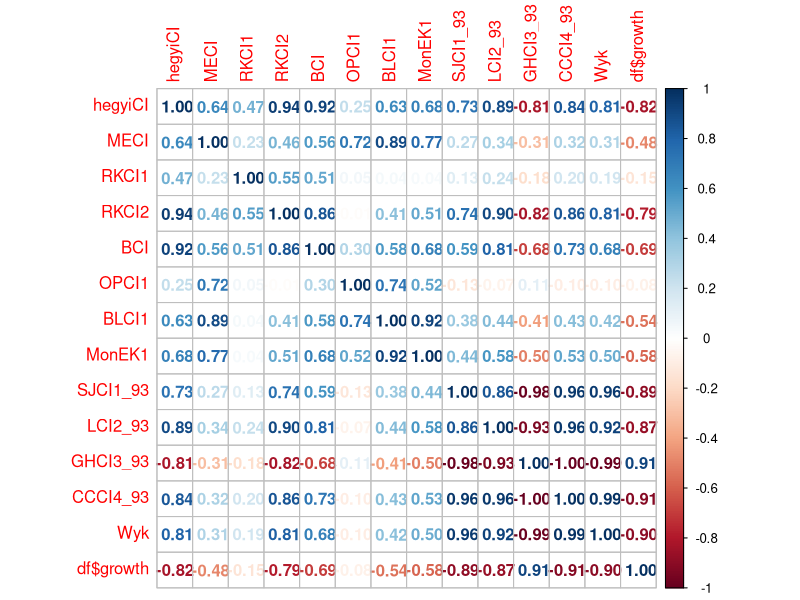

Here is the R script that generated this plot:

######################################################################
#Pearson correlation between competition indices and basal area growth
######################################################################

#set working directory
setwd("...Lab 2-Competition")

library(corrplot) # install it if missing

#bring in the two datasets, spatial and nonspatial

spatial<-read.csv("spatialCI_93_2026.csv") #load spatial indices
nonspatial<-read.csv("nspatialCI_93_2026.csv") # load non-spatial indices
dim(spatial)   #113 lines 
dim(nonspatial)
df<-read.csv("b1plot93_alldata.csv") #load dataset to obtain basal area growth
dim(df) #173 lines, 60 more
table(df$P) #113 for the trees that are "I"=inside the plot, the ones we calculated the CI's for!

df<-subset(df,P=="I") 
dim(df)# now we are good

df$growth<-df$BA97-df$BA93 #we calculate growth between 1997 and 1993

bind<-cbind(spatial,nonspatial,df$growth)# creat a dataframe with the CI indices and BA growth
head(bind)

# Explore the correlations
p<-cor(bind, method="pearson")[,13] # we can choose to do it just with last column, so it's easier
p                                   #disregards first columnn (just id)

#if you prefer to visualize the results
p<-cor(bind[,c(-1,-10)], method="pearson") #we need the full matrix
corrplot(p,method='number')
